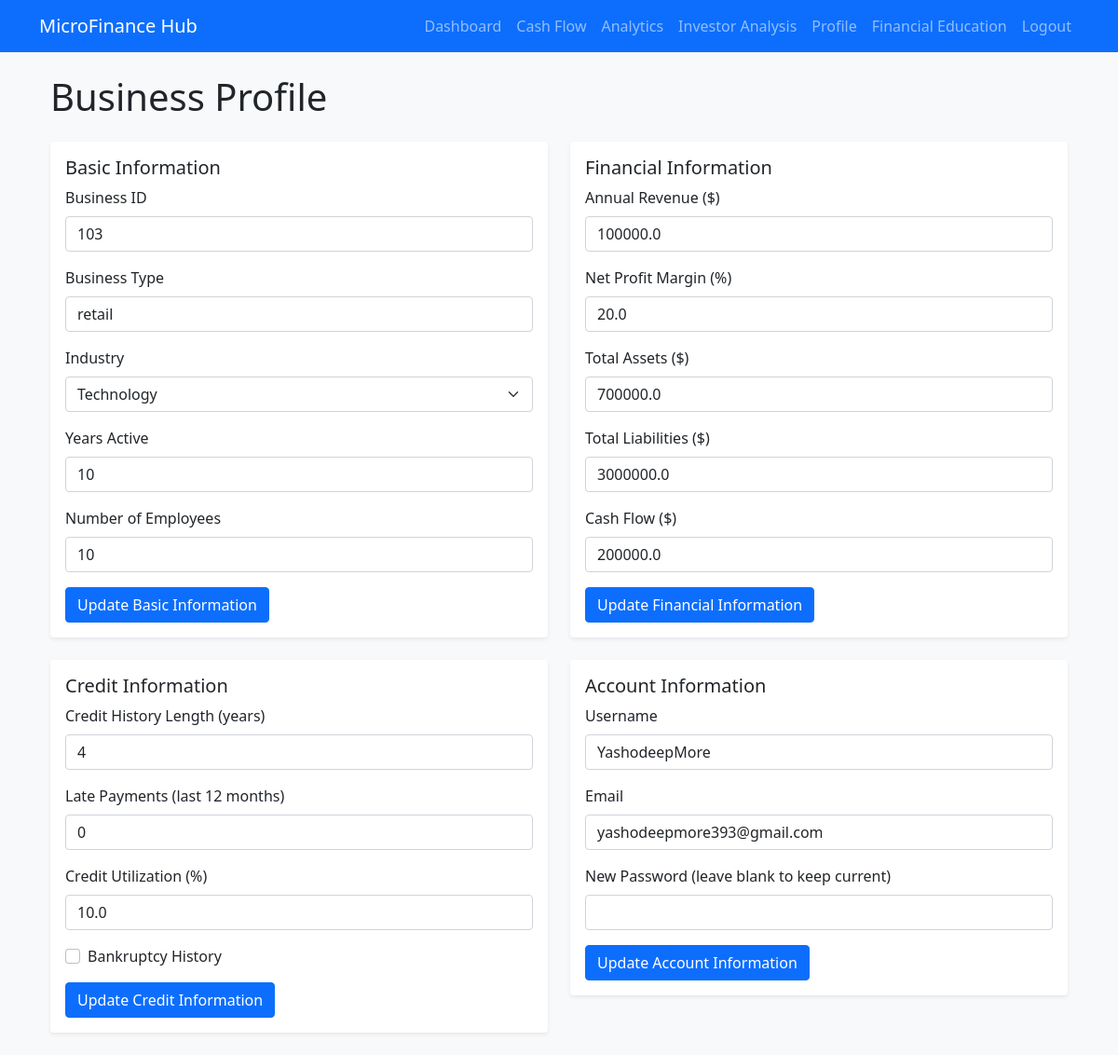
The page /profile (signed in) on the database its author committed.
### app.py (models this page shows, shortened)
class User(db.Model):
    id = db.Column(db.Integer, primary_key=True)
    username = db.Column(db.String(80), unique=True, nullable=False)
    email = db.Column(db.String(120), unique=True, nullable=False)
    password_hash = db.Column(db.String(128))
    is_investor = db.Column(db.Boolean, default=False)
    business_type = db.Column(db.String(50))
    monthly_income = db.Column(db.Float, default=0.0)
    business_id = db.Column(db.String(50))
    annual_revenue = db.Column(db.Float, default=0.0)
    net_profit_margin = db.Column(db.Float, default=0.0)
    total_assets = db.Column(db.Float, default=0.0)
    total_liabilities = db.Column(db.Float, default=0.0)
    debt_equity_ratio = db.Column(db.Float, default=0.0)
    cash_flow = db.Column(db.Float, default=0.0)
    years_active = db.Column(db.Integer, default=0)
    industry = db.Column(db.String(100))
    num_employees = db.Column(db.Integer, default=0)
    credit_history_length = db.Column(db.Integer, default=0)
    late_payments = db.Column(db.Integer, default=0)
    credit_utilization = db.Column(db.Float, default=0.0)
    bankruptcy_flag = db.Column(db.Boolean, default=False)
    investment_preference = db.Column(db.String(20))
    max_investment_amount = db.Column(db.Float, default=0.0)
    transactions = db.relationship('Transaction', backref='user', lazy=True)
    investments_made = db.relationship('Investment',
                                     foreign_keys='Investment.investor_id',
                                     backref='investor',
                                     lazy=True)
    investments_received = db.relationship('Investment',
                                         foreign_keys='Investment.business_id',
                                         backref='business',
                                         lazy=True)

### app.py (the view)
@app.route('/profile')
@login_required
def profile():
    user = User.query.get(session['user_id'])
    return render_template('profile.html', user=user)

### app.py (called while the page is built)
def login_required(f):
    @wraps(f)
    def decorated_function(*args, **kwargs):
        if 'user_id' not in session:
            return redirect(url_for('login'))
        return f(*args, **kwargs)
    return decorated_function

### templates/profile.html (shortened to what this page needs)
{% extends "base.html" %}
{% block content %}
<div class="container mt-4">
    <h1 class="mb-4">Business Profile</h1>
    <div class="row">
        <div class="col-md-6">
            <div class="card mb-4">
                <div class="card-body">
                    <h5 class="card-title">Basic Information</h5>
                    <form method="POST" action="{{ url_for('update_profile') }}">
                        <div class="mb-3">
                            <label for="business_id" class="form-label">Business ID</label>
                            <input type="text" class="form-control" id="business_id" name="business_id" value="{{ user.business_id }}" required>
                        </div>
                        <div class="mb-3">
                            <label for="business_type" class="form-label">Business Type</label>
                            <input type="text" class="form-control" id="business_type" name="business_type" value="{{ user.business_type }}" required>
                        </div>
                        <div class="mb-3">
                            <label for="industry" class="form-label">Industry</label>
                            <select class="form-select" id="industry" name="industry" required>
                                <option value="Technology" {% if user.industry == 'Technology' %}selected{% endif %}>Technology</option>
                            </select>
                        </div>
                        <div class="mb-3">
                            <label for="years_active" class="form-label">Years Active</label>
                            <input type="number" class="form-control" id="years_active" name="years_active" value="{{ user.years_active }}" required>
                        </div>
                        <div class="mb-3">
                            <label for="num_employees" class="form-label">Number of Employees</label>
                            <input type="number" class="form-control" id="num_employees" name="num_employees" value="{{ user.num_employees }}" required>
                        </div>
                        <button type="submit" class="btn btn-primary">Update Basic Information</button>
                    </form>
                </div>
            </div>
        </div>
        <div class="col-md-6">
            <div class="card mb-4">
                <div class="card-body">
                    <h5 class="card-title">Financial Information</h5>
                    <form method="POST" action="{{ url_for('update_profile') }}">
                        <div class="mb-3">
                            <label for="annual_revenue" class="form-label">Annual Revenue ($)</label>
                            <input type="number" class="form-control" id="annual_revenue" name="annual_revenue" value="{{ user.annual_revenue }}" required>
                        </div>
                        <div class="mb-3">
                            <label for="net_profit_margin" class="form-label">Net Profit Margin (%)</label>
                            <input type="number" step="0.01" class="form-control" id="net_profit_margin" name="net_profit_margin" value="{{ user.net_profit_margin }}" required>
                        </div>
                        <div class="mb-3">
                            <label for="total_assets" class="form-label">Total Assets ($)</label>
                            <input type="number" class="form-control" id="total_assets" name="total_assets" value="{{ user.total_assets }}" required>
                        </div>
                        <div class="mb-3">
                            <label for="total_liabilities" class="form-label">Total Liabilities ($)</label>
                            <input type="number" class="form-control" id="total_liabilities" name="total_liabilities" value="{{ user.total_liabilities }}" required>
                        </div>
                        <div class="mb-3">
                            <label for="cash_flow" class="form-label">Cash Flow ($)</label>
                            <input type="number" class="form-control" id="cash_flow" name="cash_flow" value="{{ user.cash_flow }}" required>
                        </div>
                        <button type="submit" class="btn btn-primary">Update Financial Information</button>
                    </form>
                </div>
            </div>
        </div>
    </div>
    <div class="row">
        <div class="col-md-6">
            <div class="card mb-4">
                <div class="card-body">
                    <h5 class="card-title">Credit Information</h5>
                    <form method="POST" action="{{ url_for('update_profile') }}">
                        <div class="mb-3">
                            <label for="credit_history_length" class="form-label">Credit History Length (years)</label>
                            <input type="number" class="form-control" id="credit_history_length" name="credit_history_length" value="{{ user.credit_history_length }}" required>
                        </div>
                        <div class="mb-3">
                            <label for="late_payments" class="form-label">Late Payments (last 12 months)</label>
                            <input type="number" class="form-control" id="late_payments" name="late_payments" value="{{ user.late_payments }}" required>
                        </div>
                        <div class="mb-3">
                            <label for="credit_utilization" class="form-label">Credit Utilization (%)</label>
                            <input type="number" step="0.01" class="form-control" id="credit_utilization" name="credit_utilization" value="{{ user.credit_utilization }}" required>
                        </div>
                        <div class="mb-3">
                            <div class="form-check">
                                <input class="form-check-input" type="checkbox" id="bankruptcy_flag" name="bankruptcy_flag" {% if user.bankruptcy_flag %}checked{% endif %}>
                                <label class="form-check-label" for="bankruptcy_flag">
                                    Bankruptcy History
                                </label>
                            </div>
                        </div>
                        <button type="submit" class="btn btn-primary">Update Credit Information</button>
                    </form>
                </div>
            </div>
        </div>
        <div class="col-md-6">
            <div class="card mb-4">
                <div class="card-body">
                    <h5 class="card-title">Account Information</h5>
                    <form method="POST" action="{{ url_for('update_profile') }}">
                        <div class="mb-3">
                            <label for="username" class="form-label">Username</label>
                            <input type="text" class="form-control" id="username" name="username" value="{{ user.username }}" required>
                        </div>
                        <div class="mb-3">
                            <label for="email" class="form-label">Email</label>
                            <input type="email" class="form-control" id="email" name="email" value="{{ user.email }}" required>
                        </div>
                        <div class="mb-3">
                            <label for="password" class="form-label">New Password (leave blank to keep current)</label>
                            <input type="password" class="form-control" id="password" name="password">
                        </div>
                        <button type="submit" class="btn btn-primary">Update Account Information</button>
                    </form>
                </div>
            </div>
        </div>
    </div>
</div>
{% endblock %}

### templates/base.html (shortened to what this page needs)
<!DOCTYPE html>
<html lang="en">
<head>
    <link href="https://cdn.jsdelivr.net/npm/bootstrap@5.1.3/dist/css/bootstrap.min.css" rel="stylesheet">
    <link rel="stylesheet" href="{{ url_for('static', filename='css/style.css') }}">
</head>
<body>
    <nav class="navbar navbar-expand-lg navbar-dark bg-primary">
        <div class="container">
            <a class="navbar-brand" href="{{ url_for('index') }}">MicroFinance Hub</a>
            <div class="collapse navbar-collapse" id="navbarNav">
                <ul class="navbar-nav ms-auto">
                    {% if 'user_id' in session %}
                        <li class="nav-item">
                            <a class="nav-link" href="{{ url_for('dashboard') }}">Dashboard</a>
                        </li>
                        <li class="nav-item">
                            <a class="nav-link" href="{{ url_for('cash_flow') }}">Cash Flow</a>
                        </li>
                        <li class="nav-item">
                            <a class="nav-link" href="{{ url_for('analytics') }}">Analytics</a>
                        </li>
                        <li class="nav-item">
                            <a class="nav-link" href="{{ url_for('investor_analysis') }}">Investor Analysis</a>
                        </li>
                        <li class="nav-item">
                            <a class="nav-link" href="{{ url_for('profile') }}">Profile</a>
                        </li>
                        <li class="nav-item">
                            <a class="nav-link" href="{{ url_for('financial_education') }}">Financial Education</a>
                        </li>
                        <li class="nav-item">
                            <a class="nav-link" href="{{ url_for('logout') }}">Logout</a>
                        </li>
                    {% endif %}
                </ul>
            </div>
        </div>
    </nav>
    <div class="container mt-4">
        {% block content %}{% endblock %}
    </div>
</body>
</html>

### static/css/style.css (style rules this page uses)
body { background-color: #f8f9fa; }
.card { box-shadow: 0 0.125rem 0.25rem rgba(0, 0, 0, 0.075); border: none; }

### rows shown on the page
User: business_id "103", business_type "retail", industry "Technology", years_active "10", num_employees "10", annual_revenue "100000.0", net_profit_margin "20.0", total_assets "700000.0", total_liabilities "3000000.0", cash_flow "200000.0", credit_history_length "4", late_payments "0", credit_utilization "10.0", username "YashodeepMore", email "yashodeepmore393@gmail.com"
